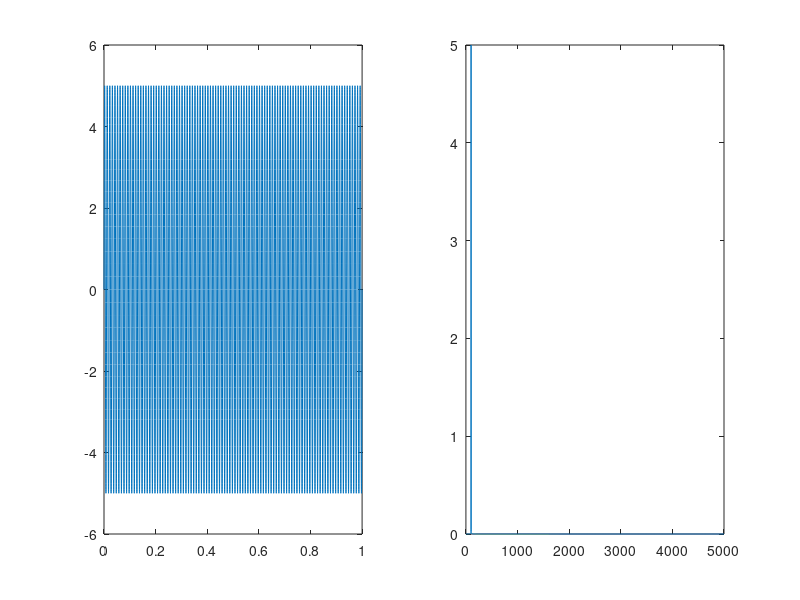

MATLAB code for this plot:
% Transformada de Fourier
% Realizar la sumatoria de varias señales senoidales
% con diferente frecuencia y magnitud
% Obtener la transformada rapida de Fourier
clear;
clc;
% tiempo de la señal
t0=0;                 % Valor inicial del tiempo
tf=1;                  % Valor final del intervalo de tiempo
Fs=10000;        % Frecuencia de muestreo
Ts=1/Fs;           % Periodo de muestreo
t=t0:Ts:tf;          % Intervalo de tiempo
[ren,col]=size(t);      % Tamaño del arreglo de la variable tiempo
n=col;               % n es el numero de muestras en el vector t
% Generar señal senoidal
A=5;           % Amplitud de la señal
F=100;       % Frecuencia de la señal
w=2*pi*F;   % Frecuencia angular
S=A*sin(w*t);
% Transformada Rapida de Fourier (FFT)
T=fft(S);
y=abs(T/n);
y1=2*y(1:(((n-1))/2)+1);
n1=0:(n-1)/2;
% Mostrar resultados
subplot(1,2,1);
plot(t,S);
subplot(1,2,2);
plot(n1,y1);
